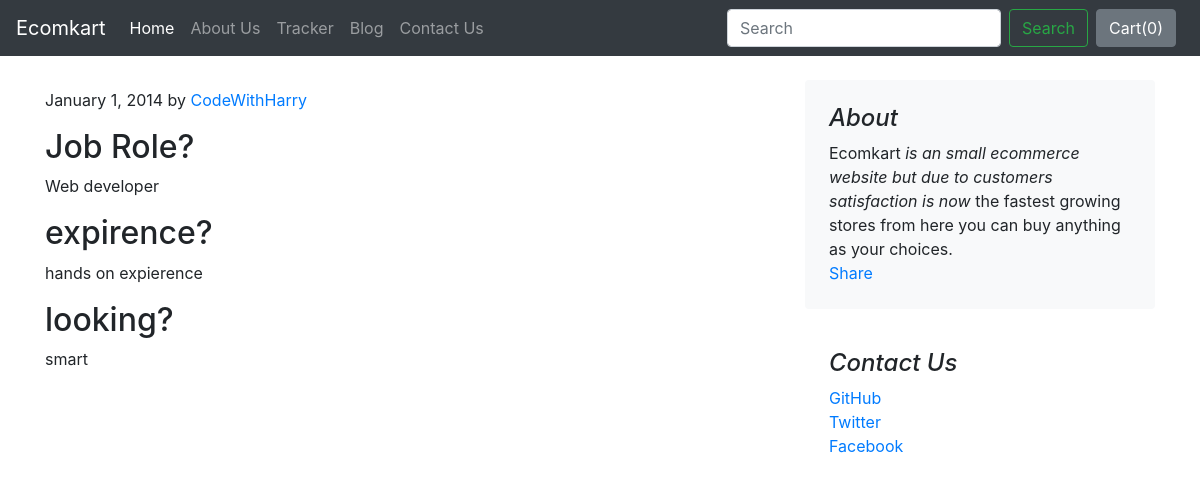
The page /blog/blogpost/1 on the database its author committed.
### blog/models.py (models this page shows)
class Blogpost(models.Model):
    post_id = models.AutoField(primary_key=True)
    title = models.CharField(max_length=50)
    head0 = models.CharField(max_length=500, default="")
    chead0 = models.CharField(max_length=5000, default="")
    head1 = models.CharField(max_length=500, default="")
    chead1 = models.CharField(max_length=5000, default="")
    head2 = models.CharField(max_length=500, default="")
    chead2 = models.CharField(max_length=5000, default="")
    subhead = models.CharField(max_length=500, default="")
    csubhead = models.CharField(max_length=5000, default="")
    pub_date = models.DateField()
    thumbnail = models.ImageField(upload_to='shop/images', default="")
    def __str__(self):
        return self.title

### blog/views.py (the view)
# urls.py: path("blogpost/<int:id>", views.blogpost, name="blogHome")
def blogpost(request,id):
    post = Blogpost.objects.filter(post_id = id)[0]
    print(post)
    return render(request, 'blog/blogpost.html',{'post':post})

### blog/templates/blog/blogpost.html (shortened to what this page needs)
{% extends 'shop/basic.html' %}
{% block body %}
<div class="container">
    <div class="row mt-4">
        <div class="col-md-8 blog-main">
            <div class="blog-post">
                <p class="blog-post-meta">January 1, 2014 by <a href="#">CodeWithHarry</a></p>
                <h2>{{post.head0}}</h2>
                <p>{{post.chead0}}</p>
                <h2>{{post.head1}}</h2>
                <p>{{post.chead1}}</p>
                <h2>{{post.head2}}</h2>
                <p>{{post.chead2}}</p>
            </div>
        </div>
        <aside class="col-md-4 blog-sidebar">
            <div class="p-4 mb-3 bg-light rounded">
                <h4 class="font-italic">About</h4>
                <p class="mb-0">Ecomkart <em>is an small ecommerce website  but due to customers satisfaction is now</em> the fastest growing stores from here you can buy anything as your choices.</p>
                <div class="fb-share-button" data-href="http://127.0.0.1:8000/blog/blogpost/4" data-layout="button_count" data-size="large"><a target="_blank" href="https://www.facebook.com/sharer/sharer.php?u=http%3A%2F%2F127.0.0.1%3A8000%2Fblog%2Fblogpost%2F4&amp;src=sdkpreparse" class="fb-xfbml-parse-ignore">Share</a></div>
            </div>
            <div class="p-4">
                <h4 class="font-italic">Contact Us</h4>
                <ol class="list-unstyled">
                    <li><a href="#">GitHub</a></li>
                    <li><a href="#">Twitter</a></li>
                    <li><a href="#">Facebook</a></li>
                </ol>
            </div>
        </aside>
    </div>
</div>
{% endblock %}

### rows shown on the page
Blogpost: head0 "Job Role?", chead0 "Web developer", head1 "expirence?", chead1 "hands on expierence", head2 "looking?", chead2 "smart"
